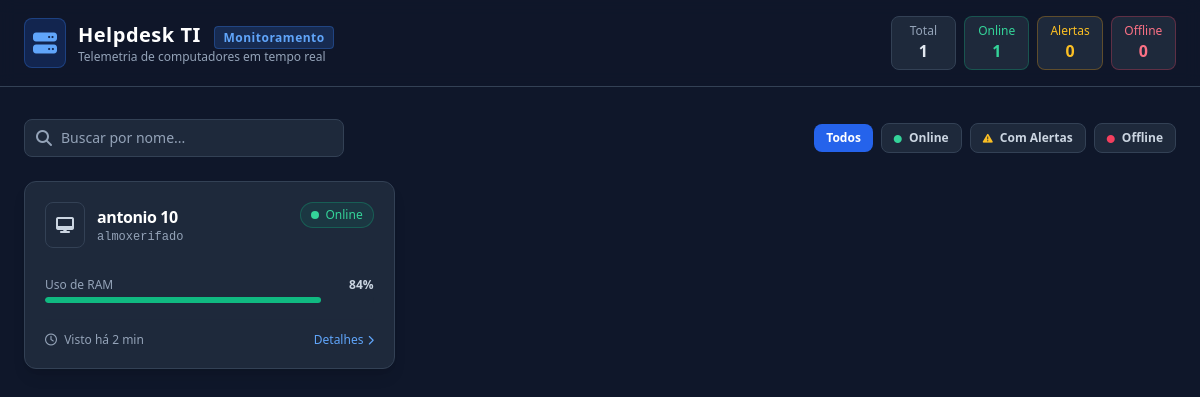
The app's page /admin/dispositivos.php (signed in) with its own data.
### tables this page shows
CREATE TABLE `dispositivos` (
  `id` int(11) NOT NULL,
  `hostname` varchar(100) NOT NULL,
  `cpu_modelo` varchar(150) DEFAULT NULL,
  `cpu_cores` int(11) DEFAULT NULL,
  `cpu_threads` int(11) DEFAULT NULL,
  `cpu_clock_mhz` int(11) DEFAULT NULL,
  `cpu_socket` varchar(50) DEFAULT NULL,
  `mobo_fabricante` varchar(100) DEFAULT NULL,
  `mobo_modelo` varchar(100) DEFAULT NULL,
  `bios_versao` varchar(100) DEFAULT NULL,
  `gpu_modelo` varchar(150) DEFAULT NULL,
  `gpu_vram_mb` int(11) DEFAULT NULL,
  `ram_total_mb` int(11) NOT NULL,
  `ram_tipo` varchar(20) DEFAULT NULL,
  `ram_clock_mhz` int(11) DEFAULT NULL,
  `ram_pentes` int(11) DEFAULT NULL,
  `disco_total_gb` int(11) DEFAULT NULL,
  `discos` longtext DEFAULT NULL CHECK (json_valid(`discos`)),
  `usuario_id` int(11) DEFAULT NULL COMMENT 'Usuário principal ou dono do dispositivo',
  `setor_id` int(11) DEFAULT NULL COMMENT 'Setor onde o PC está alocado',
  `setor_nome` varchar(100) DEFAULT NULL,
  `ip_local` varchar(45) DEFAULT NULL,
  `mac_address` varchar(17) DEFAULT NULL,
  `os_nome` varchar(100) DEFAULT NULL,
  `primeiro_acesso` timestamp NOT NULL DEFAULT current_timestamp(),
  `ultimo_acesso` timestamp NOT NULL DEFAULT current_timestamp() ON UPDATE current_timestamp()
);

CREATE TABLE `secretarias_setores` (
  `id` int(11) NOT NULL,
  `nome` varchar(100) NOT NULL,
  `sigla` varchar(20) NOT NULL,
  `ativo` tinyint(1) DEFAULT 1,
  `criado_em` timestamp NOT NULL DEFAULT current_timestamp()
);

### includes/components/card_dispositivo.php (the view, shortened to what this page needs)
<header class="border-b border-darkborder bg-slate-900/80 backdrop-blur sticky top-0 z-30 px-6 py-4">
    <div class="max-w-7xl mx-auto flex flex-col md:flex-row items-center justify-between gap-4">
        <div class="flex items-center gap-3">
            <div class="p-2 bg-blue-600/20 text-blue-400 rounded-lg border border-blue-500/30">
                <i class="fa-solid fa-server text-2xl"></i>
            </div>
            <div>
                <h1 class="text-xl font-bold text-white tracking-wide">Helpdesk TI <span class="text-xs bg-blue-500/20 text-blue-400 border border-blue-500/30 px-2 py-0.5 rounded ml-2">Monitoramento</span></h1>
                <p class="text-xs text-slate-400">Telemetria de computadores em tempo real</p>
            </div>
        </div>
        <div class="grid grid-cols-4 gap-2 w-full md:w-auto text-center">
            <div class="bg-darkcard border border-darkborder px-3 py-1.5 rounded-lg">
                <span class="text-xs text-slate-400 block">Total</span>
                <span class="font-bold text-slate-200"><?= $total_pcs ?></span>
            </div>
            <div class="bg-darkcard border border-emerald-500/30 px-3 py-1.5 rounded-lg">
                <span class="text-xs text-emerald-400 block">Online</span>
                <span class="font-bold text-emerald-400"><?= $online_pcs ?></span>
            </div>
            <div class="bg-darkcard border border-amber-500/30 px-3 py-1.5 rounded-lg">
                <span class="text-xs text-amber-400 block">Alertas</span>
                <span class="font-bold text-amber-400"><?= $alerta_pcs ?></span>
            </div>
            <div class="bg-darkcard border border-rose-500/30 px-3 py-1.5 rounded-lg">
                <span class="text-xs text-rose-400 block">Offline</span>
                <span class="font-bold text-rose-400"><?= $offline_pcs ?></span>
            </div>
        </div>
    </div>
</header>
<main class="max-w-7xl mx-auto px-6 mt-8">
    <div class="flex flex-col md:flex-row gap-4 justify-between items-center mb-6">
        <div class="relative w-full md:w-80">
            <i class="fa-solid fa-magnifying-glass absolute left-3 top-1/2 -translate-y-1/2 text-slate-400"></i>
            <input type="text" id="searchInput" onkeyup="filtrarDispositivos()" placeholder="Buscar por nome..."
                   class="w-full pl-9 pr-4 py-2 bg-darkcard border border-darkborder rounded-lg text-sm text-slate-200 placeholder-slate-400 focus:outline-none focus:border-blue-500 transition-colors">
        </div>
        <div class="flex items-center gap-2 w-full md:w-auto overflow-x-auto pb-2 md:pb-0">
            <button onclick="setFiltro('todos')" id="btn-todos" class="btn-filtro active px-3 py-1.5 rounded-lg text-xs font-semibold bg-blue-600 text-white transition-colors">
                Todos
            </button>
            <button onclick="setFiltro('online')" id="btn-online" class="btn-filtro px-3 py-1.5 rounded-lg text-xs font-semibold bg-darkcard text-slate-300 hover:bg-slate-700 transition-colors border border-darkborder">
                <i class="fa-solid fa-circle text-[8px] text-emerald-400 mr-1"></i> Online
            </button>
            <button onclick="setFiltro('alerta')" id="btn-alerta" class="btn-filtro px-3 py-1.5 rounded-lg text-xs font-semibold bg-darkcard text-slate-300 hover:bg-slate-700 transition-colors border border-darkborder">
                <i class="fa-solid fa-triangle-exclamation text-[10px] text-amber-400 mr-1"></i> Com Alertas
            </button>
            <button onclick="setFiltro('offline')" id="btn-offline" class="btn-filtro px-3 py-1.5 rounded-lg text-xs font-semibold bg-darkcard text-slate-300 hover:bg-slate-700 transition-colors border border-darkborder">
                <i class="fa-solid fa-circle text-[8px] text-rose-500 mr-1"></i> Offline
            </button>
        </div>
    </div>
    <div class="grid grid-cols-1 sm:grid-cols-2 lg:grid-cols-3 gap-5" id="gridDispositivos">
        <?php foreach ($dispositivos as $pc): ?>
            <?php
                $badgeClass = 'bg-emerald-500/10 text-emerald-400 border-emerald-500/30';
                $dotColor = 'bg-emerald-400';
                $statusText = 'Online';
                $borderCard = 'hover:border-slate-600';
            ?>
            <div class="card-pc bg-darkcard border border-darkborder rounded-xl p-5 shadow-lg <?= $borderCard ?> transition-all cursor-pointer relative group flex flex-col justify-between"
                 data-hostname="<?= strtolower($pc['hostname']) ?>"
                 data-status="<?= $pc['status'] ?>"
                 onclick="abrirModal(<?= htmlspecialchars(json_encode($pc), ENT_QUOTES, 'UTF-8') ?>)">
                <div>
                    <div class="flex items-start justify-between mb-3">
                        <div class="flex items-center gap-3">
                            <div class="p-2.5 bg-slate-800 rounded-lg border border-slate-700 group-hover:border-blue-500/50 transition-colors">
                                <i class="fa-solid fa-desktop text-slate-300 group-hover:text-blue-400"></i>
                            </div>
                            <div>
                                <h3 class="font-bold text-white tracking-tight group-hover:text-blue-400 transition-colors"><?= $pc['hostname'] ?></h3>
                                <p class="text-xs text-slate-400 font-mono"><?= $pc['setor'] ?></p>
                            </div>
                        </div>
                        <span class="inline-flex items-center gap-1.5 px-2.5 py-1 rounded-full text-xs font-medium border <?= $badgeClass ?>">
                            <span class="w-2 h-2 rounded-full <?= $dotColor ?>"></span>
                            <?= $statusText ?>
                        </span>
                    </div>
                    <?php if ($pc['status'] !== 'offline'): ?>
                        <div class="space-y-3 mt-4 border-t border-slate-800 pt-3">
                            <div>
                                <div class="flex justify-between text-xs mb-1">
                                    <span class="text-slate-400">Uso de RAM</span>
                                    <span class="font-semibold text-slate-300"><?= $pc['ram_uso'] ?>%</span>
                                </div>
                                <div class="w-full bg-slate-800 rounded-full h-1.5 overflow-hidden">
                                    <div class="h-1.5 rounded-full <?= $pc['ram_uso'] > 85 ? 'bg-amber-500' : 'bg-emerald-500' ?>" style="width: <?= $pc['ram_uso'] ?>%"></div>
                                </div>
                            </div>
                        </div>
                    <?php else: ?>
                        <div class="bg-slate-800/50 rounded-lg p-3 text-center border border-slate-800/80 my-2">
                            <span class="text-xs text-slate-500 italic"><i class="fa-solid fa-power-off mr-1"></i> Dispositivo sem comunicação</span>
                        </div>
                    <?php endif; ?>
                </div>
                <div class="mt-4 pt-3 border-t border-slate-800/80 flex justify-between items-center text-xs text-slate-400">
                    <span><i class="fa-regular fa-clock mr-1"></i> <?= $pc['uptime'] ?></span>
                    <span class="text-blue-400 group-hover:translate-x-1 transition-transform inline-flex items-center gap-1 font-medium">
                        Detalhes <i class="fa-solid fa-chevron-right text-[10px]"></i>
                    </span>
                </div>
            </div>
        <?php endforeach; ?>
    </div>
</main>

### records on screen
dispositivos: hostname "antonio 10", setor.nome "almoxerifado", statusText "Online", ram_uso "84", uptime "Visto há 2 min"

### other values on screen
$total_pcs "1"
$online_pcs "1"
$alerta_pcs "0"
$offline_pcs "0"
